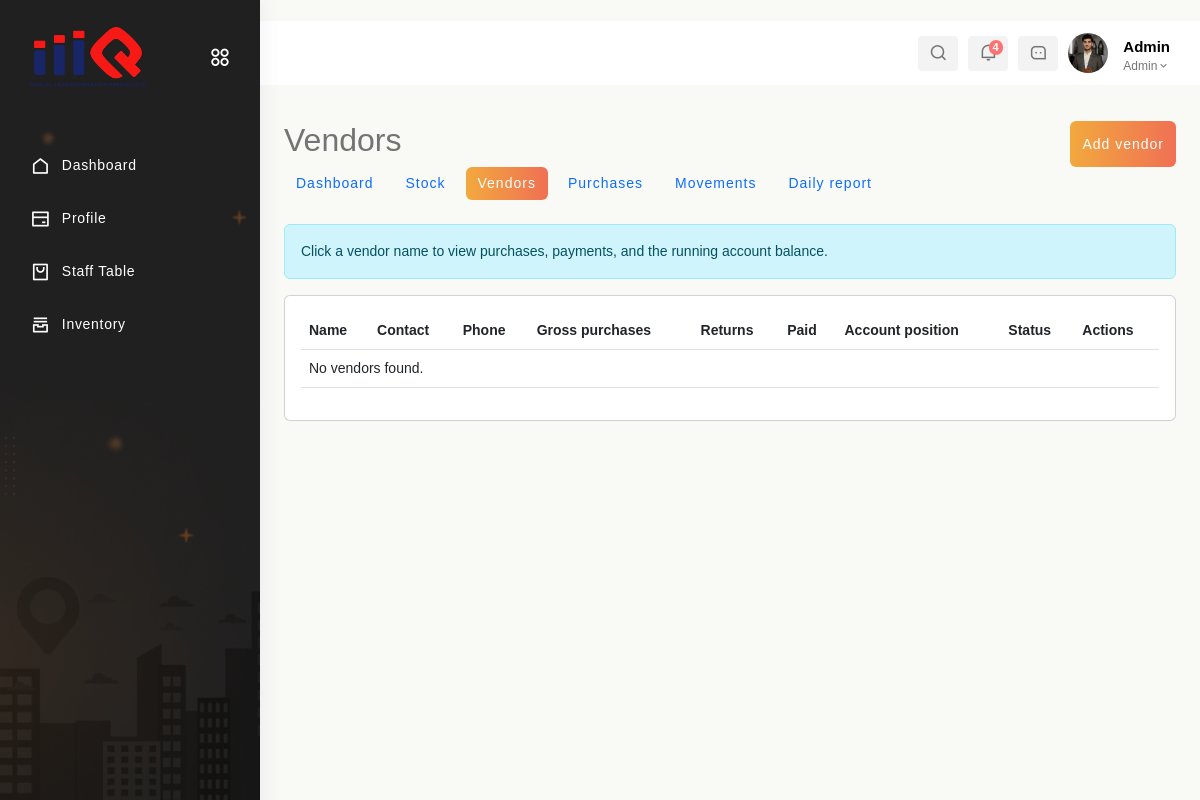
Before: /inventory/vendors/ (signed in) with the older database file.
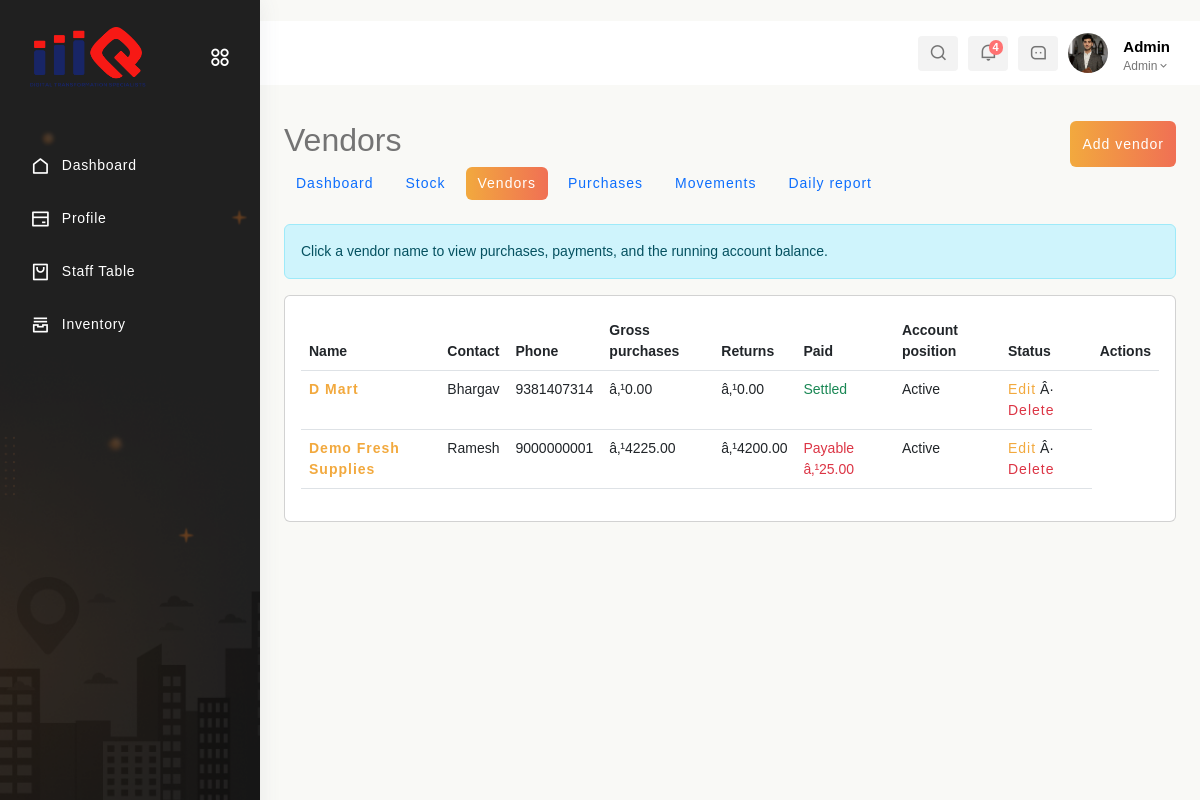
After: the same page with the newer database file.
### app2/models.py (models this page shows, shortened)
class Vendor(models.Model):
    name = models.CharField(max_length=255, unique=True)
    contact_person = models.CharField(max_length=255, blank=True)
    phone_number = models.CharField(max_length=30, blank=True)
    email = models.EmailField(blank=True)
    address = models.TextField(blank=True)
    gst_number = models.CharField(max_length=50, blank=True)
    is_active = models.BooleanField(default=True)
    created_at = models.DateTimeField(auto_now_add=True)
    updated_at = models.DateTimeField(auto_now=True)
    class Meta:
        ordering = ['name']

### app1/inventory_views.py (the view)
# urls.py: path('inventory/vendors/', inventory_views.vendor_list, name='vendor_list'),
def vendor_list(request):
    auth, response = _guard(request)
    if response: return response
    user, kind = auth
    vendors = list(Vendor.objects.prefetch_related('purchase_orders__items', 'purchase_orders__payments', 'stock_returns'))
    for vendor in vendors:
        orders = [po for po in vendor.purchase_orders.all() if po.status != 'cancelled']
        vendor.total_purchases = sum((po.total_amount for po in orders), Decimal('0'))
        vendor.total_returns = sum((movement.purchase_cost_amount for movement in vendor.stock_returns.all()), Decimal('0'))
        vendor.total_paid = sum((po.total_paid for po in orders), Decimal('0'))
        vendor.balance = vendor.total_purchases - vendor.total_returns - vendor.total_paid
        vendor.advance = max(-vendor.balance, Decimal('0'))
    return render(request, 'Inventory/vendor_list.html', _context(user, kind, vendors=vendors))

### app1/inventory_views.py (called while the page is built)
def _access(request, read_only=False):
    user, user_type = get_logged_in_user(request)
    if not user:
        return None, None
    allowed = user_type == 'admin' or (user_type == 'staff' and user.role.lower() == 'inventory')
    if read_only and user_type == 'staff' and user.role.lower() == 'receptionist':
        allowed = True
    return (user, user_type) if allowed else (None, 'forbidden')

def _guard(request, read_only=False):
    user, kind = _access(request, read_only)
    if not user:
        messages.error(request, 'You do not have permission to access inventory.')
        return None, redirect('signin' if kind is None else 'staff_dashboard')
    return (user, kind), None

def _context(user, kind, **kwargs):
    return {'data': user, 'user_type': kind, 'base_template': 'Rest-Admin/base.html' if kind == 'admin' else 'Staff/base.html', **kwargs}

### app2/models.py (called while the page is built)
    @property
    def total_amount(self):
        return sum((item.line_total for item in self.items.all()), Decimal('0'))

    @property
    def total_paid(self):
        if not self.pk:
            return Decimal('0')
        return self.payments.aggregate(total=models.Sum('amount'))['total'] or Decimal('0')

### templates/Inventory/vendor_list.html
{% extends base_template %}{% block content %}<div class="container-fluid py-4"><div class="d-flex justify-content-between"><h2>Vendors</h2><a class="btn btn-primary" href="{% url 'vendor_add' %}">Add vendor</a></div>{% include 'Inventory/_nav.html' %}<div class="alert alert-info">Click a vendor name to view purchases, payments, and the running account balance.</div><div class="card p-3 table-responsive"><table class="table table-hover"><thead><tr><th>Name</th><th>Contact</th><th>Phone</th><th>Gross purchases</th><th>Returns</th><th>Paid</th><th>Account position</th><th>Status</th><th>Actions</th></tr></thead><tbody>{% for v in vendors %}<tr><td><a class="fw-semibold" href="{% url 'vendor_ledger' v.pk %}">{{ v.name }}</a></td><td>{{ v.contact_person }}</td><td>{{ v.phone_number }}</td><td>â‚¹{{ v.total_purchases|floatformat:2 }}</td><td>â‚¹{{ v.total_paid|floatformat:2 }}</td><td>{% if v.balance > 0 %}<span class="text-danger">Payable â‚¹{{ v.balance|floatformat:2 }}</span>{% elif v.balance < 0 %}<span class="text-success">Advance â‚¹{{ v.advance|floatformat:2 }}</span>{% else %}<span class="text-success">Settled</span>{% endif %}</td><td>{{ v.is_active|yesno:'Active,Inactive' }}</td><td><a href="{% url 'vendor_edit' v.pk %}">Edit</a> Â· <a class="text-danger" href="{% url 'vendor_delete' v.pk %}">Delete</a></td></tr>{% empty %}<tr><td colspan="9">No vendors found.</td></tr>{% endfor %}</tbody></table></div></div>{% endblock %}

Changed rows visible on the page:
added Vendor: name "D Mart", contact_person "Bhargav", phone_number "9381407314", total_purchases "0.00", total_paid "0.00", shows "Settled", is_active "Active"
added Vendor: name "Demo Fresh Supplies", contact_person "Ramesh", phone_number "9000000001", total_purchases "4225.00", total_paid "4200.00", balance "25.00", is_active "Active"
Other visible differences:
text no longer shown: "No vendors found."
